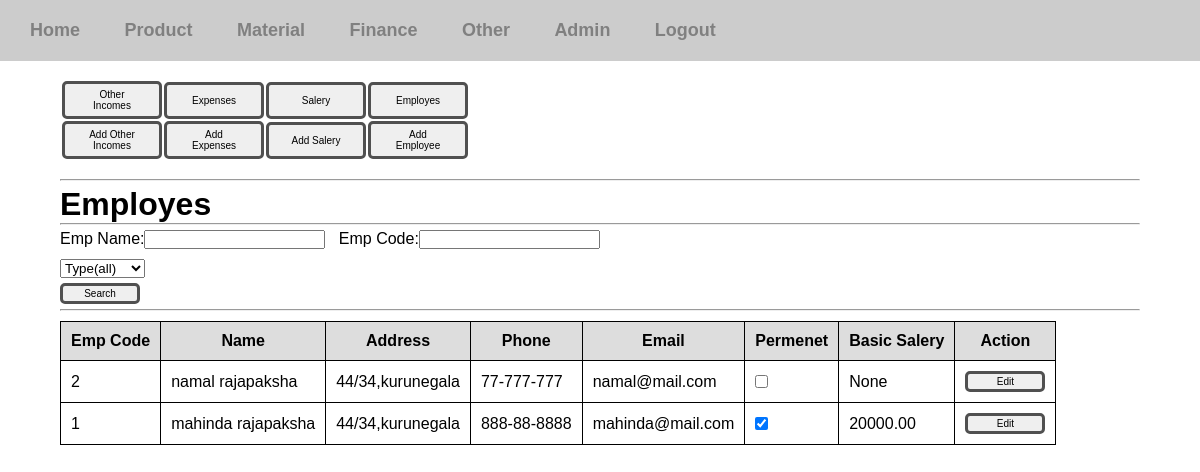
Screenshot of /inventory-manager/employes/ (signed in) with the database file from the repository.
### inventory_manager/models.py (models this page shows, shortened)
class Employee(models.Model):
	code = models.IntegerField(unique=True)
	name = models.CharField(max_length=100)
	addr = models.CharField(max_length=250, null=True, blank=True)
	phone = models.CharField(max_length=15, null=True, blank=True)
	email = models.EmailField(null=True, blank=True)
	is_permenet = models.BooleanField()
	basic_salery = models.DecimalField(max_digits=15, decimal_places=2,null=True,blank=True)

### inventory_manager/views/other.py (the view)
# urls.py: path('employes/', other.view_employes, name='view-employes'),
@login_required(login_url='/login')
def view_employes(request):
	if request.method == 'POST':
		emp_name = request.POST['emp_name']
		emp_code = request.POST['emp_code']
		emp_type = request.POST['emp_type']
		recodes = None
		if emp_code != '':
			recodes = Employee.objects.filter(code=emp_code)
		elif emp_name != '':
			recodes = Employee.objects.filter(name=emp_name)
		elif emp_type == 'perm':
			recodes = Employee.objects.filter(is_permenet=True)
		elif emp_type == 'temp':
			recodes = Employee.objects.filter(is_permenet=False)
		else:
			recodes = Employee.objects.all()
		return render(request,'inventory_manager/other/employee.html', {'recodes':recodes.order_by('-id')})
	else:
		recodes = Employee.objects.all()
		return render(request,'inventory_manager/other/employee.html', {'recodes':recodes.order_by('-id')})

### templates/inventory_manager/other/employee.html (shortened to what this page needs)
{% extends 'inventory_manager/other.html' %}
{% block contentblock %}
	<h1>Employes</h1>
	<hr>
	<div class="search-form">
		<form action="" method="POST">
			<label for="emp_name">Emp Name:</label><input type="text" name="emp_name"> &nbsp;
			<label for="emp_code">Emp Code:</label><input type="text" name="emp_code"> &nbsp;
			<select name="emp_type">
				<option value="all">Type(all)</option>
			</select>
			<input type="submit" value="Search" class="btn btn-sm">
		</form>
	</div>
	<hr>
	{% if recodes %}
		<div class="table-div">
			<table class="view-table">
				<tr>
					<th>Emp Code</th>
					<th>Name</th>
					<th>Address</th>
					<th>Phone</th>
					<th>Email</th>
					<th>Permenet</th>
					<th>Basic Salery</th>
					<th>Action</th>
				</tr>
				{% for recode in recodes %}
				    <tr>
					<td>{{ recode.code }}</td>
					<td>{{ recode.name }}</td>
					<td>{{ recode.addr }}</td>
					<td>{{ recode.phone }}</td>
					<td>{{ recode.email }}</td>
					<td><input type="checkbox" {% if recode.is_permenet %} checked {% endif %}></td>
					<td>{{ recode.basic_salery }}</td>
					<td><a href="{% url 'update-employee' recode.id %}"><button class="btn btn-sm">Edit</button></a></td>
				    </tr>
				{% endfor %}
			</table>
		</div>
	{% else %}
		<p>There are no recodes.</p>
	{% endif %}
{% endblock %}

### static/css/styles.css (style rules this page uses)
* { margin: 0; padding: 0; box-sizing: border-box; }
body { font-family: sans-serif; }
a { text-decoration: none; color: gray; }
form select,input,label { display: block; }
.body-content h1 { margin-top: 5px; }
.form-content input,select,label { display: block; margin-top: 10px;margin-bottom: 5px; }
.search-form { padding-top: 5px; padding-bottom: 5px; }
.search-form input,select,label { display: inline; }
.btn { padding: 5px 15px; border: 3px solid #505050; border-radius: 5px; width: 100px; font-size: 10px; }
.btn-sm { padding: 2px; width: 80px; }
.left-align-form input,select { display: block; }
.searchfield input,select { display: inline; }

### static/css/tables.css (style rules this page uses)
.view-table { margin: 10px 0px; border-collapse: collapse; }
.view-table th { background: #ddd; }
.view-table td,th { padding: 10px; border:1px solid black; }

### rows the page displays
Employee: code "2", name "namal rajapaksha", addr "44/34,kurunegala", phone "77-777-777", email "namal@mail.com", basic_salery "None"
Employee: code "1", name "mahinda rajapaksha", addr "44/34,kurunegala", phone "888-88-8888", email "mahinda@mail.com", is_permenet "☑", basic_salery "20000.00"
